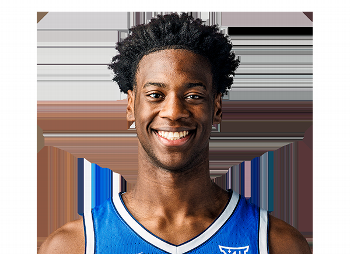
#> input picture CS 4660 (Computational Imaging Labs)/Lab 5/dybantsa.png, 350 x 254 px
$ jupyter execute --allow-errors Lab5_starter.ipynb   (shell and % lines are left out)
#> lines starting #> are read from the running program, lines starting #| are printed output that depends on the picture
## Section 2

[cell 1]
import os, glob
import numpy as np
import matplotlib.pyplot as plt
import rawpy


def load_stack(folder):
    paths = sorted(glob.glob(os.path.join(folder, "*.CR3"))) + \
            sorted(glob.glob(os.path.join(folder, "*.cr3")))
    if not paths:
        raise FileNotFoundError(f"No CR3 in {folder}")

    imgs = []
    for p in paths:
        try:
            with rawpy.imread(p) as raw:
                imgs.append(raw.raw_image_visible.astype(np.float32))
        except Exception as e:
            print("Skip:", os.path.basename(p), "|", type(e).__name__)

    if len(imgs) < 2:
        raise RuntimeError(f"{os.path.basename(folder)}: only {len(imgs)} readable files (need >= 2).")

    return np.stack(imgs, 0)  # shape: (N, H, W)


# -------------------------------------------------
# TODO: Implement patch statistics
# -------------------------------------------------
# [36 lines left out: function patch_stats, not called in this run]


def fit_line(x, y):
    a, b = np.linalg.lstsq(np.c_[x, np.ones_like(x)], y, rcond=None)[0]
    return float(a), float(b)


def analyze_iso_folder(folder, p=32):
    S = load_stack(folder)
    tag = os.path.basename(folder)

    mean_img = S.mean(0)
    var_img  = S.var(0, ddof=1)

    mu = patch_stats(mean_img, p=p)
    s2 = patch_stats(var_img,  p=p)

    mask = np.isfinite(mu) & np.isfinite(s2)
    mu, s2 = mu[mask], s2[mask]

    a, b = fit_line(mu, s2)

    print(f"{tag}: N={S.shape[0]} frames | a={a:.3g}, b={b:.3g} | patches={mu.size}")
    return mu, s2, a, b


def run_all(base_dir, iso_dirs=("ISO800","ISO1600","ISO3200"), p=32):
    plt.figure()

    for d in iso_dirs:
        folder = os.path.join(base_dir, d)
        mu, s2, a, b = analyze_iso_folder(folder, p=p)

        plt.scatter(mu, s2, s=6, label=f"{d} (a={a:.2g}, b={b:.2g})")
        xs = np.array([mu.min(), mu.max()])
        plt.plot(xs, a*xs + b)

    plt.xlabel("Patch mean μ")
    plt.ylabel("Patch variance σ²")
    plt.title("Mean–Variance Plot (per ISO)")
    plt.legend()
    plt.grid(True, alpha=0.2)
    plt.show()


#> (the rest of this cell did not finish here and is left out)

## Section 3

[cell 2]
import numpy as np
import matplotlib.pyplot as plt
import cv2

[cell 3]
def add_poisson_noise(image, Nmax):
    scaled_image = image * Nmax
    noisy_image = np.random.poisson(scaled_image)
    return noisy_image / Nmax

def add_gaussian_noise(image, sigma):
    noise = np.random.normal(0, sigma, image.shape)
    return image + noise

[cell 4]
image1 = (cv2.imread("dybantsa.png", cv2.IMREAD_GRAYSCALE).astype(np.float64)) / 255.0
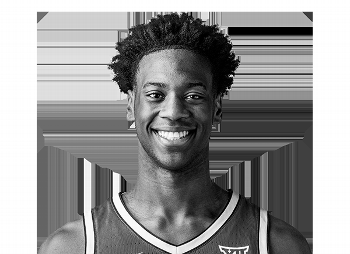
#> image1: shape (254, 350) float64; min 0, max 1, mean 0.586

[cell 5]
def visualize_noise(img):

    # Increasing noise levels
    Nmax_vals = [1000, 500, 200, 100, 50]
    sigma_vals = [0.01, 0.03, 0.05, 0.1, 0.2]

    _, axes = plt.subplots(2, 6, figsize=(15,5))

    # Original image
    axes[0,0].imshow(img, cmap='gray', vmin=0, vmax=1)
    axes[0,0].set_title("Original")
    axes[0,0].axis("off")

    axes[1,0].imshow(img, cmap='gray', vmin=0, vmax=1)
    axes[1,0].axis("off")

    for i, Nmax in enumerate(Nmax_vals):
        noisy = add_poisson_noise(img, Nmax)
        axes[0,i+1].imshow(noisy, cmap='gray', vmin=0, vmax=1)
        axes[0,i+1].set_title(f"Nmax={Nmax}")
        axes[0,i+1].axis("off")
#> this loop made 5 passes
#> pass 1, in add_poisson_noise, `noisy_image = np.random.poisson(scaled_image)`:
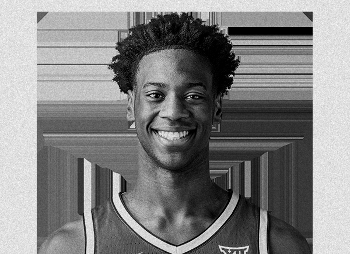
#> noisy_image: shape (254, 350) int64; min 0, max 1132, mean 585.6; drawn with min black and max white

    for i, sigma in enumerate(sigma_vals):
        noisy = add_gaussian_noise(img, sigma)
        axes[1,i+1].imshow(noisy, cmap='gray', vmin=0, vmax=1)
        axes[1,i+1].set_title(f"σ={sigma}")
        axes[1,i+1].axis("off")
#> this loop made 5 passes
#> pass 2, in visualize_noise, `noisy = add_gaussian_noise(img, sigma)`:
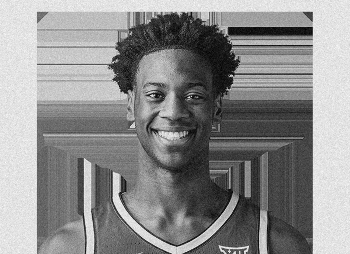
#> noisy: shape (254, 350) float64; min -0.0929, max 1.13, mean 0.586; drawn with min black and max white
#> pass 3, in visualize_noise, `noisy = add_gaussian_noise(img, sigma)`:
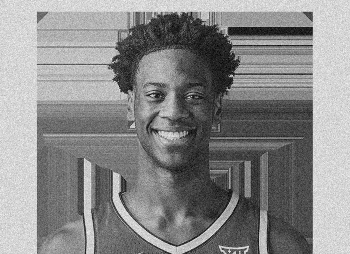
#> noisy: shape (254, 350) float64; min -0.169, max 1.22, mean 0.586; drawn with min black and max white

    axes[0,0].set_ylabel("Poisson")
    axes[1,0].set_ylabel("Gaussian")

    plt.tight_layout()
    plt.show()
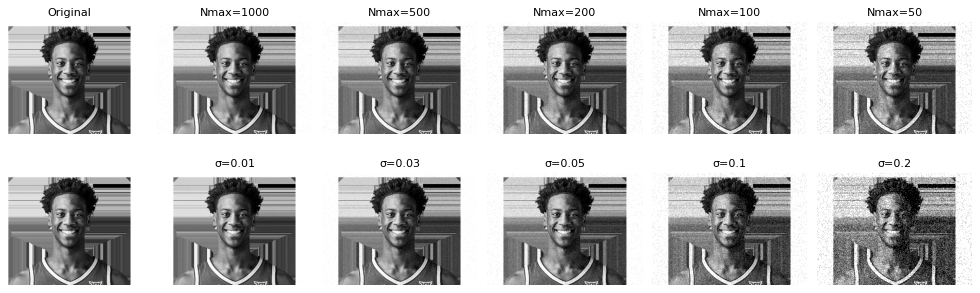
#> figure drawn by matplotlib, 12 panels

visualize_noise(image1)
